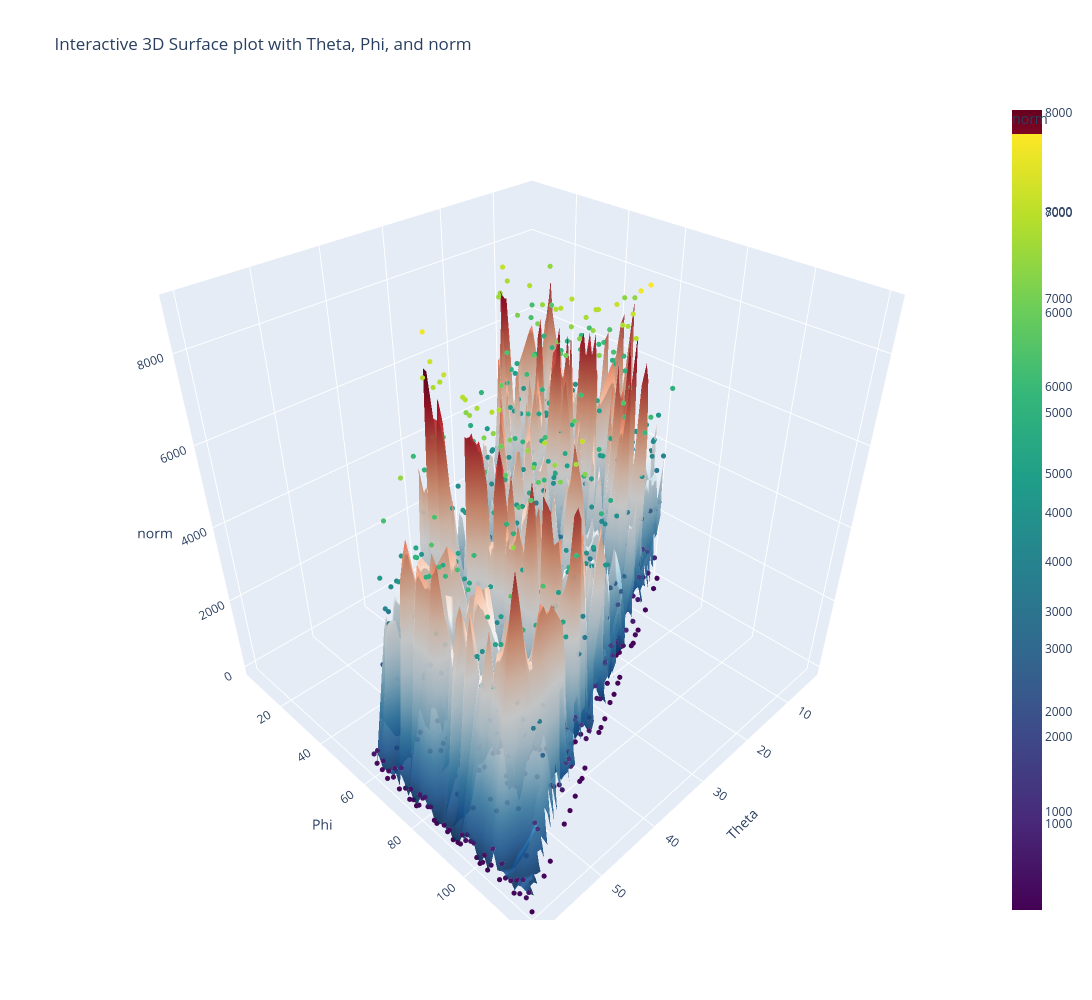

The notebook cell saved with this chart:
### Code cell
import numpy as np
import pandas as pd
import plotly.graph_objects as go
from scipy.interpolate import griddata

df = final_filtered_df

# Create grid
theta_lin = np.linspace(df['Theta'].min(), df['Theta'].max(), 100)
phi_lin = np.linspace(df['Phi'].min(), df['Phi'].max(), 100)
Theta_grid, Phi_grid = np.meshgrid(theta_lin, phi_lin)

# Interpolate norm on grid
norm_grid = griddata(
    points=(df['Theta'], df['Phi']),
    values=df['norm'],
    xi=(Theta_grid, Phi_grid),
    method='linear'
)

fig = go.Figure()

# Add surface
fig.add_trace(go.Surface(x=Theta_grid, y=Phi_grid, z=norm_grid, colorscale='RdBu_r', opacity=0.9))

# Optional: Add scatter points on top
fig.add_trace(go.Scatter3d(
    x=df['Theta'], y=df['Phi'], z=df['norm'],
    mode='markers',
    marker=dict(size=3, color=df['norm'], colorscale='Viridis', colorbar=dict(title='norm')),
))

fig.update_layout(
    title='Interactive 3D Surface plot with Theta, Phi, and norm',
    scene=dict(
        xaxis_title='Theta',
        yaxis_title='Phi',
        zaxis_title='norm',
    ),
    width=2000,
    height=1000,
)

fig.show()

### Figure 1 — Plotly figure (JSON) as saved in the notebook; plotly's stock layout.template omitted (floating-point values rounded to 4 significant figures; data arrays with more than 128 entries replaced by an {"elided": "..."} marker saying what was removed)
{"data": [{"colorscale": [[0, "rgb(5,48,97)"], [0.1, "rgb(33,102,172)"], [0.2, "rgb(67,147,195)"], [0.3, "rgb(146,197,222)"], [0.4, "rgb(209,229,240)"], [0.5, "rgb(247,247,247)"], [0.6, "rgb(253,219,199)"], [0.7, "rgb(244,165,130)"], [0.8, "rgb(214,96,77)"], [0.9, "rgb(178,24,43)"], [1, "rgb(103,0,31)"]], "opacity": 0.9, "type": "surface", "x": {"elided": "100x100 float values"}, "y": {"elided": "100x100 float values"}, "z": {"elided": "100x100 float values"}}, {"marker": {"color": {"elided": "1230 float values"}, "colorbar": {"title": {"text": "norm"}}, "colorscale": [[0, "#440154"], [0.1111, "#482878"], [0.2222, "#3e4989"], [0.3333, "#31688e"], [0.4444, "#26828e"], [0.5556, "#1f9e89"], [0.6667, "#35b779"], [0.7778, "#6ece58"], [0.8889, "#b5de2b"], [1, "#fde725"]], "size": 3}, "mode": "markers", "type": "scatter3d", "x": {"elided": "1230 float values"}, "y": {"elided": "1230 float values"}, "z": {"elided": "1230 float values"}}], "layout": {"height": 1000, "scene": {"xaxis": {"title": {"text": "Theta"}}, "yaxis": {"title": {"text": "Phi"}}, "zaxis": {"title": {"text": "norm"}}}, "title": {"text": "Interactive 3D Surface plot with Theta, Phi, and norm"}, "width": 2000}}
